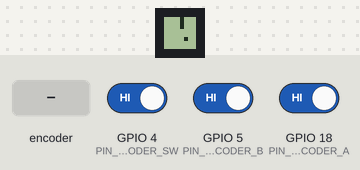
The program below on a simulated ESP32. On the bench: 8×8 one-colour display. The test bench sets the inputs (shaded band); at power-on: GPIO 4 (PIN_ENCODER_SW) HIGH, GPIO 5 (PIN_ENCODER_B) HIGH, GPIO 18 (PIN_ENCODER_A) HIGH. What the program prints to the serial monitor is not drawn.

Above: at 0.45 s.
1.3 s: GPIO 4 (PIN_ENCODER_SW) driven LOW
At 6.3 s:
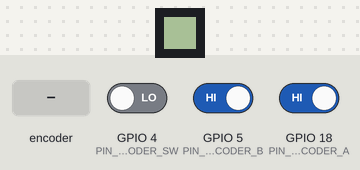
6.5 s: rotary encoder on GPIO 18 (PIN_ENCODER_A) / GPIO 5 (PIN_ENCODER_B) turned 3 steps (first pin leading)
At 7.0 s:
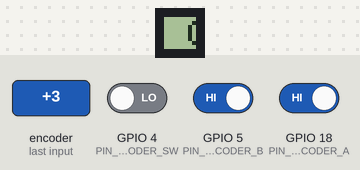

Measured:
- after the input at 1.3 s, the display: first changes after 0.10 s (image 1 shows a later state)
- after the input at 6.5 s, the display: first differs from a run without the input after 0.38 s (image 2 shows a later state)

The program:

main.cpp
```cpp
#include <Arduino.h>

#include "Display.h"
#include "EncoderKeysIO.h"
#include "Snake.h"
#include "debug.h"
#include "Globals.h"

U8G2 display;

void setup() {
    setupDebug();
    dbg_log_info("Starting...");
    setupIO();
    setupDisplay();
    initSnake();

    innactivity_timeout_time_ms = 20000;
}

void loop() {
    tickIO();
    drawSnake();
    /*display.clearBuffer();
    display.setDrawColor(1);
    display.drawLine(0, 0, 8, 8);*/
    if (encoder_pressed)
        scrollText("Oi! Who poked me?");
    display.sendBuffer();
}
```

DeepSleep.h
```cpp
#pragma once

/// @brief Configures and imediately enters deep sleep. When the devices wakes
/// up, any data no stored in RTC memory will be cleared.
void deepSleep() __attribute__((noreturn));
```

Display.h
```cpp
#pragma once

#include <U8g2lib.h>

#include "Config.h"
#include "Globals.h"

// ===================================
// METHODS
inline void setupDisplay() {
#if defined(DISPLAY_SSD1309)
    U8G2_SSD1309_128X64_NONAME0_F_HW_I2C display_(
        U8G2_R2, PIN_DISPLAY_RST, PIN_DISPLAY_SCL, PIN_DISPLAY_SDA);
#elif defined(DISPLAY_SSD1306)
    U8G2_SSD1306_128X64_NONAME_F_HW_I2C display_(
        U8G2_R0, PIN_DISPLAY_RST, PIN_DISPLAY_SCL, PIN_DISPLAY_SDA);
#elif defined(DISPLAY_8X8_MAX7219)
    //U8G2_MAX7219_8X8_F_4W_HW_SPI display_(U8G2_R2, PIN_SPI_CS, 255);
    U8G2_MAX7219_8X8_F_4W_SW_SPI display_(U8G2_R2, PIN_SPI_CLK, PIN_SPI_MOSI, PIN_SPI_CS, 255);
#else
#error No valid display defined!
#endif

#ifdef WIFIKI32
    pinMode(21, OUTPUT);
    digitalWrite(21, LOW);
#endif

    display = display_;
    display.begin();
}

inline void scrollText(const char* str) {
    display.clear();
    display.setFont(u8g2_font_5x8_tr);
    const int len = display.getStrWidth(str) + 2*DISPLAY_WIDTH;
    for (int i = -DISPLAY_WIDTH; i < len; i++) {
        display.clearBuffer();
        display.drawStr(-i, DISPLAY_HEIGHT-1, str);
        display.sendBuffer();
        delay(50);
    }
}
```

EncoderKeysIO.h
```cpp
#pragma once

void setupIO();

void tickIO();
```

Globals.h
```cpp
/*
 * Project wide globals
 */

#pragma once

#include <U8g2lib.h>

extern U8G2 display;

extern int8_t encoder_dir;
extern bool encoder_pressed;
extern bool encoder_down;

extern ulong innactivity_timeout_time_ms;
```

Snake.h
```cpp
#ifndef SNAKE_H
#define SNAKE_H

void initSnake();

void drawSnake();

#endif // SNAKE_H
```

debug.h
```cpp
#ifndef DEBUG_H
#define DEBUG_H

/**
 * This module contains methods used for debugging the board.
 *
 * @authors Thomas M.
 */

#include <Arduino.h>

#include <string>

/**
 * Setup method called by the main task to initialise any resources needed by
 * the debug subsystem.
 */
void setupDebug();

///////////////////////////////////////
//// OLED METHODS
/**
 * Draw a string at the given coordinates on the display.
 * Call dbg_display() to blit the display buffer to the screen.
 */
void dbg_displayString(int16_t x, int16_t y, String strUser);

/**
 * Set an individual pixel at the given coordinates on the display.
 * Call dbg_display() to blit the display buffer to the screen.
 */
void dbg_displaySetPixel(int16_t x, int16_t y);

/**
 * Clear the screen
 */
void dbg_clearDisplay();

/**
 * Blit the contents of the internal display buffer to the screen.
 */
void dbg_display();

/**
 * Send a binary buffer to the serial port.
 *
 * @param buffer the buffer to send
 * @param length how many bytes to send
 */
void dbg_send_buffer(const uint8_t* buffer, size_t length);

/**
 * Send a binary buffer to the serial port.
 *
 * @param buffer the buffer to send
 * @param length how many bytes to send
 */
void dbg_send_buffer(const float* buffer, size_t length);

/**
 * This method can be used to fill a buffer with a sine wave for debugging
 * purposes.
 *
 * Many values are hardcoded in this method because of it's limited use.
 *
 * @param buff the buffer to fill
 * @param window_index the index of the buffer window to fill
 * @param freq the frequency in Hz to produce
 */
void dbg_fill_sine_wave(uint16_t* buff, int window_index, float freq);

/**
 * Converts a byte array to a hex string, useful for debugging.
 */
std::string hexStr2(const uint8_t* data, int len);

#define BYTE_TO_BINARY_PATTERN "%c%c%c%c%c%c%c%c"
#define BYTE_TO_BINARY(byte)                                      \
    ((byte) & 0x80 ? '1' : '0'), ((byte) & 0x40 ? '1' : '0'),     \
        ((byte) & 0x20 ? '1' : '0'), ((byte) & 0x10 ? '1' : '0'), \
        ((byte) & 0x08 ? '1' : '0'), ((byte) & 0x04 ? '1' : '0'), \
        ((byte) & 0x02 ? '1' : '0'), ((byte) & 0x01 ? '1' : '0')

///////////////////////////////////////
//// SERIAL LOGGING
/**
 * C-macro based logging library by Thomas M. To use, simply include this header
 * and call:
 *  - dbg_log(format, args...)
 *  - dbg_log_info(format, args...)
 *  - dbg_log_warning(format, args...)
 *  - dbg_log_fatal(format, args...)
 * As methods in your code.
 * In the config file define:
 *   #define DEBUG_SERIAL_LOGGING
 * To enable the serial logging subsystem
 * And define whichever level of logging you want to enable, note that enabling
 * a less severe level of logging also enables all the more severe ones:
 *   #define DEBUG_WARNING
 * Will enable both warnings and fatal error logging.
 */
#if defined(DEBUG_SERIAL_LOGGING) &&                                          \
    (defined(DEBUG_FATAL) || defined(DEBUG_WARNING) || defined(DEBUG_INFO) || \
     defined(DEBUG_VERBOSE))
/**
 * Log a fatal error to the serial port. Appends a new line at the end of the
 * message.
 *
 * @param format the string format to print (format must be a string)
 * @param ... any additional parameters to be formatted into the string
 */
#define dbg_log_fatal(format, ...) \
    Serial.printf("[FATAL] " format "\n", ##__VA_ARGS__)
#else
#define dbg_log_fatal
#endif

#if defined(DEBUG_SERIAL_LOGGING) && \
    (defined(DEBUG_WARNING) || defined(DEBUG_INFO) || defined(DEBUG_VERBOSE))
/**
 * Log a warning to the serial port. Appends a new line at the end of the
 * message.
 *
 * @param format the string format to print (format must be a string)
 * @param ... any additional parameters to be formatted into the string
 */
#define dbg_log_warning(format, ...) \
    Serial.printf("[WARNING] " format "\n", ##__VA_ARGS__)
#else
#define dbg_log_warning
#endif

#if defined(DEBUG_SERIAL_LOGGING) && \
    (defined(DEBUG_INFO) || defined(DEBUG_VERBOSE))
/**
 * Log a message to the serial port. Appends a new line at the end of the
 * message.
 *
 * @param format the string format to print (format must be a string)
 * @param ... any additional parameters to be formatted into the string
 */
#define dbg_log_info(format, ...) \
    Serial.printf("[INFO] " format "\n", ##__VA_ARGS__)
#else
#define dbg_log_info
#endif

#if defined(DEBUG_SERIAL_LOGGING) && defined(DEBUG_VERBOSE)
/**
 * Log a debugging message to the serial port. *Doesn't* append a new line at
 * the end of the message.
 *
 * @param format the string format to print
 * @param ... any additional parameters to be formatted into the string
 */
#define dbg_log Serial.printf
#else
#define dbg_log
#endif

#endif  // DEBUG_H
```

DeepSleep.cpp
```cpp
#include "DeepSleep.h"

#include <Arduino.h>

#include "Globals.h"
#include "Config.h"
#include "debug.h"
#include "driver/rtc_io.h"

#define PIN_WAKEUP PIN_ENCODER_SW

void deepSleep() {
    pinMode(PIN_WAKEUP, INPUT_PULLUP);
    rtc_gpio_deinit((gpio_num_t)PIN_WAKEUP);  // ensure RTC can control it
    rtc_gpio_pulldown_dis((gpio_num_t)PIN_WAKEUP);
    rtc_gpio_pullup_en((gpio_num_t)PIN_WAKEUP);

    esp_sleep_enable_ext0_wakeup((gpio_num_t)PIN_WAKEUP, 0);

    display.clear();
    // These serial commands are needed for the esp to enter sleep correctly,
    // for some reason that bewilders me.
    dbg_log_info("Night night...");
    Serial.flush();
    esp_deep_sleep_start();
}
```

EncoderKeysIO.cpp
```cpp
#include <Arduino.h>
#include <Wire.h>

#include "Config.h"
#include "DeepSleep.h"
#include "Globals.h"
#include "debug.h"
#include "driver/gpio.h"
#include "soc/gpio_struct.h"

// ===================================
// GLOBALS
int8_t encoder_dir;
bool encoder_pressed;
bool encoder_down;

ulong innactivity_timeout_time_ms;

// ===================================
// LOCALS
volatile int8_t encoder_dir_internal;
volatile int8_t encoder_dir_internal_rem;
int8_t encoder_old_state;
ulong last_input_time;

// Rotary encoder state machine from:
// http://www.mathertel.de/Arduino/RotaryEncoderLibrary.aspx The array holds the
// values -1 for the entries where a position was decremented, a 1 for the
// entries where the position was incremented and 0 in all the other (no change
// or not valid) cases.
const int8_t KNOB_DIR[] = {0, -1, 1, 0, 1, 0, 0, -1, -1, 0, 0, 1, 0, 1, -1, 0};

// ===================================
// METHODS

static inline uint8_t readEncoderAB() {
    uint32_t in = GPIO.in;
    uint8_t a = (in >> PIN_ENCODER_A) & 1;
    uint8_t b = (in >> PIN_ENCODER_B) & 1;
    return (a << 1) | b;
}

void IRAM_ATTR encoderISR() {
    uint8_t s = readEncoderAB();
    encoder_dir_internal -= KNOB_DIR[(encoder_old_state << 2) | s];
    encoder_old_state = s;
}

void setupIO() {
    // set rotary encoder inputs and interrupts
    pinMode(PIN_ENCODER_A, INPUT_PULLUP);
    pinMode(PIN_ENCODER_B, INPUT_PULLUP);
    pinMode(PIN_ENCODER_SW, INPUT_PULLUP);

    attachInterrupt(digitalPinToInterrupt(PIN_ENCODER_A), encoderISR, CHANGE);
    attachInterrupt(digitalPinToInterrupt(PIN_ENCODER_B), encoderISR, CHANGE);

    innactivity_timeout_time_ms = -1;
}

#define GET_RISING_EDGE(edge, state, expr) \
    {                                      \
        bool _b = expr;                    \
        edge = _b && !state;               \
        state = _b;                        \
    }

void tickIO() {
    // Check encoder press
    GET_RISING_EDGE(encoder_pressed, encoder_down,
                    !digitalRead(PIN_ENCODER_SW));

    noInterrupts();
    encoder_dir_internal_rem = encoder_dir_internal & 3;
    encoder_dir = encoder_dir_internal >> 2;
    encoder_dir_internal = encoder_dir_internal_rem;
    interrupts();

    // encoder_dir = encoder_dir < 0 ? -encoder_dir * encoder_dir
    //                               : encoder_dir * encoder_dir;  //
    //                               Acceleration

    // if (encoder_pressed) dbg_log_info("[IO] Encoder pressed!");
    // if (encoder_dir != 0) dbg_log_info("[IO] Encoder dir: %d", encoder_dir);

    // Innactivity timeout
    if (encoder_dir || encoder_pressed) last_input_time = millis();
    if (innactivity_timeout_time_ms != -1 &&
        millis() - last_input_time > innactivity_timeout_time_ms) {
        dbg_log_info("User has been innactive for >%d ms, shutting down...",
                     innactivity_timeout_time_ms);
        deepSleep();
    }
}
```

Snake.cpp
```cpp
#include "Config.h"
#include "Display.h"
#include "Globals.h"
#include "debug.h"

enum MoveDir : uint8_t { Up = 0, Down = 2, Left = 3, Right = 1 };

enum CellType : uint8_t {
    Empty = 0,
    Snake = 1,
    SnakeHead = 2,
    SnakeTail = 3,
    Food = 4
};

struct Vec2 {
    int16_t x;
    int16_t y;
};

// ===================================
// LOCALS
#define SNAKE_CELL_SIZE 1
#define SNAKE_CELL_COUNT \
    (DISPLAY_WIDTH / SNAKE_CELL_SIZE * DISPLAY_HEIGHT / SNAKE_CELL_SIZE)
#define SNAKE_GRID_WIDTH (DISPLAY_WIDTH / SNAKE_CELL_SIZE)
#define SNAKE_GRID_HEIGHT (DISPLAY_HEIGHT / SNAKE_CELL_SIZE)

int16_t snake_x = DISPLAY_WIDTH / 2;
int16_t snake_y = DISPLAY_HEIGHT / 2;
int16_t move_rate = 100;
int snake_head = 0;
int snake_tail = 0;
int score = 0;
Vec2 food_pos = {0, 0};
Vec2 snake_cells[SNAKE_CELL_COUNT];
CellType snake_grid[SNAKE_CELL_COUNT];
ulong last_move_time = 0;
MoveDir move_dir = MoveDir::Up;

// ===================================
// FUNCTIONS

void createFood();
void drawFood();
uint32_t fnv_hash(int32_t x);
void deathScreen();

void initSnake() {
    display.clear();

    snake_head = 2;
    snake_tail = 0;
    score = 0;
    int16_t centre_x = DISPLAY_WIDTH / SNAKE_CELL_SIZE / 2;
    int16_t centre_y = DISPLAY_HEIGHT / SNAKE_CELL_SIZE / 2;
    snake_cells[0] = {centre_x, (int16_t)(centre_y + 2)};
    snake_cells[1] = {centre_x, (int16_t)(centre_y + 1)};
    snake_cells[2] = {centre_x, centre_y};

    for (int i = 0; i < SNAKE_CELL_COUNT; i++) snake_grid[i] = CellType::Empty;

    display.setDrawColor(1);
    createFood();
}

void drawSnake() {
    ulong t = millis();
    if (t - last_move_time >= move_rate) {
        last_move_time = t;

        /*display.setCursor(0, DISPLAY_HEIGHT - 8);
        display.print("SCORE: ");
        display.print(score);*/

        // Compute new head pos
        Vec2 last_head = snake_cells[snake_head];
        Vec2 head;
        // These are needed to offset the rectangle drawing so
        // that the segments of the snake connect correctly
        Vec2 draw_offset;
        Vec2 draw_size;
        switch (move_dir) {
            case MoveDir::Up:
                head = {last_head.x, (int16_t)(last_head.y - 1)};
                if (head.y < 0) head.y = SNAKE_GRID_HEIGHT - 1;
                draw_offset = {0, 0};
                draw_size = {SNAKE_CELL_SIZE - 1, SNAKE_CELL_SIZE};
                break;
            case MoveDir::Down:
                head = {last_head.x, (int16_t)(last_head.y + 1)};
                if (head.y >= SNAKE_GRID_HEIGHT) head.y = 0;
                draw_offset = {0, -1};
                draw_size = {SNAKE_CELL_SIZE - 1, SNAKE_CELL_SIZE};
                break;
            case MoveDir::Left:
                head = {(int16_t)(last_head.x - 1), last_head.y};
                if (head.x < 0) head.x = SNAKE_GRID_WIDTH - 1;
                draw_offset = {0, 0};
                draw_size = {SNAKE_CELL_SIZE, SNAKE_CELL_SIZE - 1};
                break;
            case MoveDir::Right:
                head = {(int16_t)(last_head.x + 1), last_head.y};
                if (head.x >= SNAKE_GRID_WIDTH) head.x = 0;
                draw_offset = {-1, 0};
                draw_size = {SNAKE_CELL_SIZE, SNAKE_CELL_SIZE - 1};
                break;
        }

        // Check for collisions
        switch (snake_grid[head.x + head.y * SNAKE_GRID_WIDTH]) {
            case CellType::Empty:
                break;
            case CellType::Snake:
                deathScreen();
                return;
            case CellType::Food:
                snake_tail--;
                score++;
                createFood();
                break;
        }

        // Advance head and tail
        // Clear the end of the tail
        Vec2 tail = snake_cells[snake_tail];
        display.setDrawColor(0);
        display.drawPixel(tail.x, tail.y);
        // display.fillRect(tail.x * SNAKE_CELL_SIZE, tail.y * SNAKE_CELL_SIZE,
        //                  SNAKE_CELL_SIZE, SNAKE_CELL_SIZE, 0);
        snake_grid[tail.x + tail.y * SNAKE_GRID_WIDTH] = CellType::Empty;
        snake_tail++;
        // snake_grid[tail.x+tail.y*SNAKE_GRID_WIDTH] = CellType::SnakeTail;

        // Advance head
        snake_head++;
        if (snake_head >= SNAKE_CELL_COUNT) snake_head = 0;
        snake_cells[snake_head] = head;
        snake_grid[head.x + head.y * SNAKE_GRID_WIDTH] = CellType::Snake;
        display.setDrawColor(1);
        display.drawPixel(head.x, head.y);
        // display.fillRect(head.x * SNAKE_CELL_SIZE + draw_offset.x,
        //                  head.y * SNAKE_CELL_SIZE + draw_offset.y,
        //                  draw_size.x, draw_size.y, 1);

        // Wrap circular buffer
        if (snake_tail >= SNAKE_CELL_COUNT) snake_tail = 0;

        drawFood();
    }

    move_dir = (MoveDir)(((int8_t)move_dir +
                          max((int8_t)-1, min(encoder_dir, (int8_t)1))) &
                         3);
    encoder_dir = 0;

    delay(2);
}

void deathScreen() {
    const char str[] = "GAME OVER";
    scrollText(str);

    initSnake();
}

uint32_t fnv_hash(int32_t x) {
    const uint32_t prime = 16777619;
    uint32_t hash = 2166136261;

    hash ^= (x >> 0) & 0xff;
    hash *= prime;

    hash ^= (x >> 4) & 0xff;
    hash *= prime;

    hash ^= (x >> 8) & 0xff;
    hash *= prime;

    hash ^= (x >> 12) & 0xff;
    hash *= prime;

    return hash;
}

void createFood() {
    for (int16_t i = 0; i < SNAKE_CELL_COUNT; i++) {
        uint32_t rnd = fnv_hash(i + score << 4);
        Vec2 pos = {
            (int16_t)((rnd & 0xffffu) % SNAKE_GRID_WIDTH),
            (int16_t)(((rnd >> 16) & 0xffffu) % SNAKE_GRID_HEIGHT),
        };

        if (snake_grid[pos.x + pos.y * SNAKE_GRID_WIDTH] == CellType::Empty) {
            food_pos = pos;
            snake_grid[pos.x + pos.y * SNAKE_GRID_WIDTH] = CellType::Food;

            return;
        }
    }
    // Fallback if no random numbers work
    for (int16_t i = 0; i < SNAKE_CELL_COUNT; i++) {
        if (snake_grid[i] == CellType::Empty) {
            Vec2 pos = {
                (int16_t)(i % SNAKE_GRID_WIDTH),
                (int16_t)(i / SNAKE_GRID_WIDTH),
            };
            food_pos = pos;
            snake_grid[pos.x + pos.y * SNAKE_GRID_WIDTH] = CellType::Food;

            return;
        }
    }
}

void drawFood() {
    display.drawPixel(food_pos.x, food_pos.y);
    /*display.drawFastHLine(food_pos.x * SNAKE_CELL_SIZE + 1, food_pos.y *
    SNAKE_CELL_SIZE, SNAKE_CELL_SIZE - 2, 1); display.drawFastHLine(food_pos.x *
    SNAKE_CELL_SIZE + 1, food_pos.y * SNAKE_CELL_SIZE + SNAKE_CELL_SIZE - 1,
    SNAKE_CELL_SIZE - 2, 1); display.drawFastVLine(food_pos.x * SNAKE_CELL_SIZE,
    food_pos.y * SNAKE_CELL_SIZE + 1, SNAKE_CELL_SIZE - 2, 1);
    display.drawFastVLine(food_pos.x * SNAKE_CELL_SIZE + SNAKE_CELL_SIZE - 1,
    food_pos.y * SNAKE_CELL_SIZE + 1, SNAKE_CELL_SIZE - 2, 1);*/
}
```

Config.h
```cpp
/*
 * Configuration file storing compile time defaults and config variables
 */

#pragma once

#define DISPLAY_8X8_MAX7219
#define DISPLAY_WIDTH 8
#define DISPLAY_HEIGHT 8

#define PIN_SPI_MOSI 13
#define PIN_SPI_CLK 14
#define PIN_SPI_CS 15

#define PIN_ENCODER_A 18
#define PIN_ENCODER_B 5
#define PIN_ENCODER_SW 4

#define DEBUG_SERIAL_LOGGING
//#define DEBUG_FATAL
//#define DEBUG_WARNING
#define DEBUG_INFO
//#define DEBUG_VERBOSE
```

Source omitted: debug.cpp (2820 bytes)
